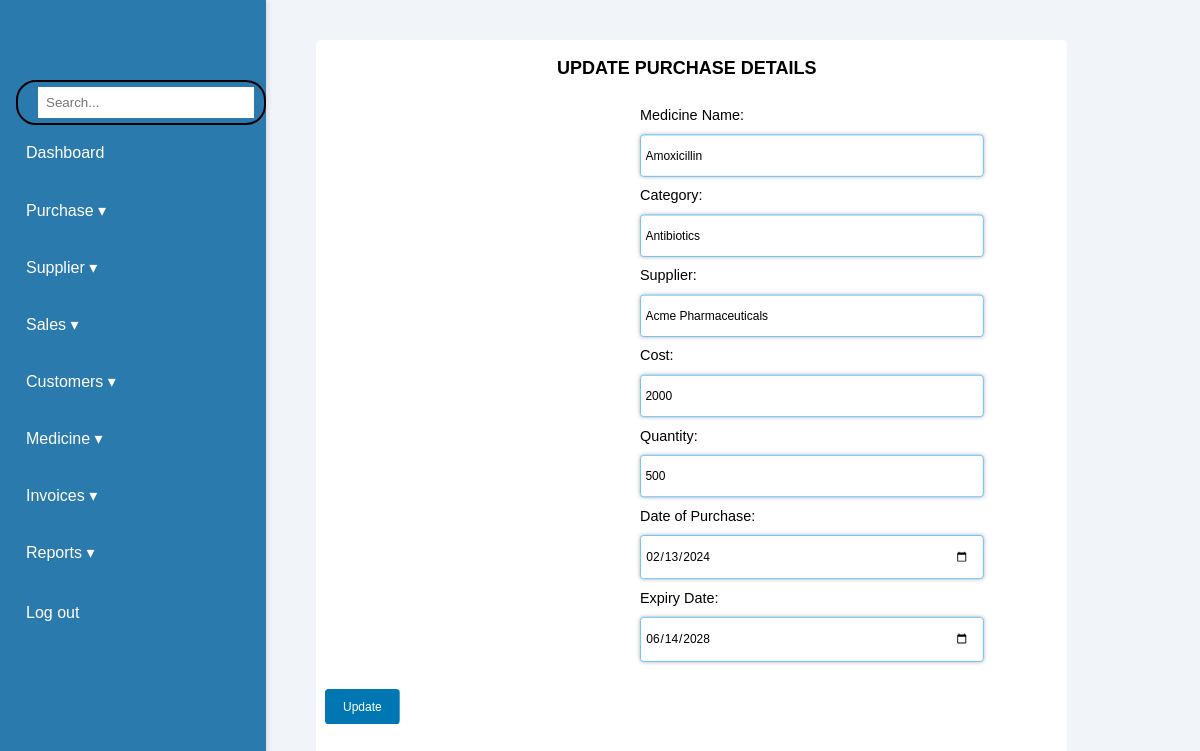
The app's page /Purchase-update.php?mid=Amoxicillin&cat=Antibiotics &sup=Acme Pharmaceuticals&qty=500&date=2024-02-13&exp=2028-06-14 with its own data.
### tables this page shows
CREATE TABLE `purchases` (
  `Medicine Name` varchar(255) NOT NULL,
  `Category` varchar(255) NOT NULL,
  `Supplier` varchar(255) NOT NULL,
  `Cost` int(11) DEFAULT NULL,
  `Quantity` int(11) DEFAULT NULL,
  `Date of Purchase` date NOT NULL,
  `Expiry Date` date NOT NULL
);

### Purchase-update.php (the view, shortened to what this page needs)
<?php
include "config.php";
if (isset($_GET['mid'])) {
    $medicineName = $_GET['mid'];
    $qry1 = "SELECT * FROM purchases WHERE `Medicine Name`='$medicineName'";
    $result = $conn->query($qry1);
    $row = $result->fetch_assoc();
}
?>
<!DOCTYPE html>
<html lang="en">
<head>
    <link rel="stylesheet" href="style.css">
    <link rel="stylesheet" href="Purchase.css">
</head>
<body>
<div class="container">
<aside class="sidebar">
            <div class="profile">
            </div>
            <div class="search-bar">
                <input type="text" id="searchInput" placeholder="Search..." onkeyup="filterCards()">
            </div>
            <nav>
                <ul>
                    <li>
                        <ion-icon name="home-outline"></ion-icon> <a href="index.php">Dashboard</a>
                    </li>
                    <li>
                        <span class="dropdown">
                            <ion-icon name="cart-outline"></ion-icon> Purchase &#9662;
                        </span>
                    </li>
                    <li>
                        <span class="dropdown">
                            <ion-icon name="person-add-outline"></ion-icon> Supplier &#9662;
                        </span>
                    </li>
                    <li>
                        <span class="dropdown">
                            <ion-icon name="cash-outline"></ion-icon> Sales &#9662;
                        </span>
                    </li>
                    <li>
                    <span class="dropdown">
                            <ion-icon name="people-circle"></ion-icon> Customers &#9662;
                        </span>
                    </li>
                    <li>
                        <span class="dropdown">
                            <ion-icon name="medkit-outline"></ion-icon> Medicine &#9662;
                        </span>
                    </li>
                    <li>
                        <span class="dropdown">
                            <ion-icon name="document-text-outline"></ion-icon> Invoices &#9662;
                        </span>
                    </li>
                    <li>
                        <span class="dropdown">
                            <ion-icon name="analytics-outline"></ion-icon> Reports &#9662;
                        </span>
                    </li>
                    <ul>
                    <li>
                        <ion-icon name="home-outline"></ion-icon> <a href="login.php">Log out</a>
                    </li>
                </ul>
            </nav>
        </aside>
        <br><br><br><br><br><br><br>
    <div class="one row" >
    <form action="Purchase-update.php" method="post">
			<div class="head">
	<h2>UPDATE PURCHASE DETAILS</h2>
	</div>
 <div class="column"style="margin-left:350px">
 <label for="med">Medicine Name:</label>
        <input type="text" name="med" value="<?php echo $row['Medicine Name']; ?>" readonly><br>
        <label for="category">Category:</label>
        <input type="text" name="category" value="<?php echo $row['Category']; ?>"><br>
        <label for="supplier">Supplier:</label>
        <input type="text" name="supplier" value="<?php echo $row['Supplier']; ?>"><br>
        <label for="cost">Cost:</label>
        <input type="number" name="cost" value="<?php echo $row['Cost']; ?>"><br>
        <label for="qty">Quantity:</label>
        <input type="number" name="qty" value="<?php echo $row['Quantity']; ?>"><br>
        <label for="dateofpurchase">Date of Purchase:</label>
        <input type="date" name="dateofpurchase" value="<?php echo $row['Date of Purchase']; ?>"><br>
        <label for="expiryDate">Expiry Date:</label>
        <input type="date" name="expiryDate" value="<?php echo $row['Expiry Date']; ?>"><br>
        </div>
        <input type="submit" name="update" value="Update">
    </form>
            <br>
	</div>
    </body>
</html>

### style.css (style rules this page uses)
body { font-family: 'Poppins', sans-serif; margin: 0; padding: 0; background-color: #f1f5f9; }
.container { display: flex; height: 100vh; }
.sidebar .profile { display: flex; align-items: center; margin-top: 40px; margin-bottom: 20px; }
.sidebar { width: 280px; background-color: #2b7aae; color: white; padding-left: 1rem; box-shadow: 2px 0 5px rgba(0, 0, 0, 0.1); z-index: 100; }
.sidebar nav ul { list-style-type: none; padding: 0; }
.sidebar nav ul li { padding: 15px 0; cursor: pointer; transition: background-color 0.3s; position: relative; width: 100%; margin-bottom: 0.5rem; }
.sidebar nav ul li a { text-decoration: none; color: white; }
.dropdown { cursor: pointer; display: flex; align-items: center; }
.search-bar { display: flex; align-items: center; border: 2px solid black; border-radius: 20px; padding: 5px 10px; width: 250px; }
.search-bar input { border: none; outline: none; padding: 8px; width: 100%; }
* { margin: 0; padding: 0; font-family: 'Poppins', sans-serif; box-sizing: border-box; }
h2 { font-size: 2em; color:aliceblue; text-align: center; }

### Purchase.css (style rules this page uses)
.one { border-radius: 5px; box-sizing: border-box; background-color: white; padding: 20px; padding-left: 10px; width: 80%; margin: 0 auto; margin-top: 0%; margin-bottom: 0%; margin-left: 50px; margin-right: 50px; font-family: Arial; transform-origin:0%; transform: scale(0.9); }
.column { float: left; width: 50%; }
.row:after { content: ""; display: table; clear: both; }
.column input[type=text],input[type=number],input[type=date],select { width: 95%; padding: 15px; padding-left: 5px; border: 1px solid #61bffd; border-radius: 4px; box-shadow: 0 0 5px rgba(0, 0, 0, 0.3); }
label { padding: 12px 12px 12px 0; display: inline-block; }
input[type=submit] { background-color: #0077b3; color: white; padding: 12px 20px; border: none; border-radius: 4px; cursor: pointer; display:inline-block; margin-top:20px; margin-top: 30px; }
.head h2 { color:black ; margin-bottom: 20px; font-size:20px ; align-items: flex-end; }

### records on screen
purchases: med "Amoxicillin", category "Antibiotics", supplier "Acme Pharmaceuticals", cost "2000", qty "500", dateofpurchase "02/13/2024", expiryDate "06/14/2028"
